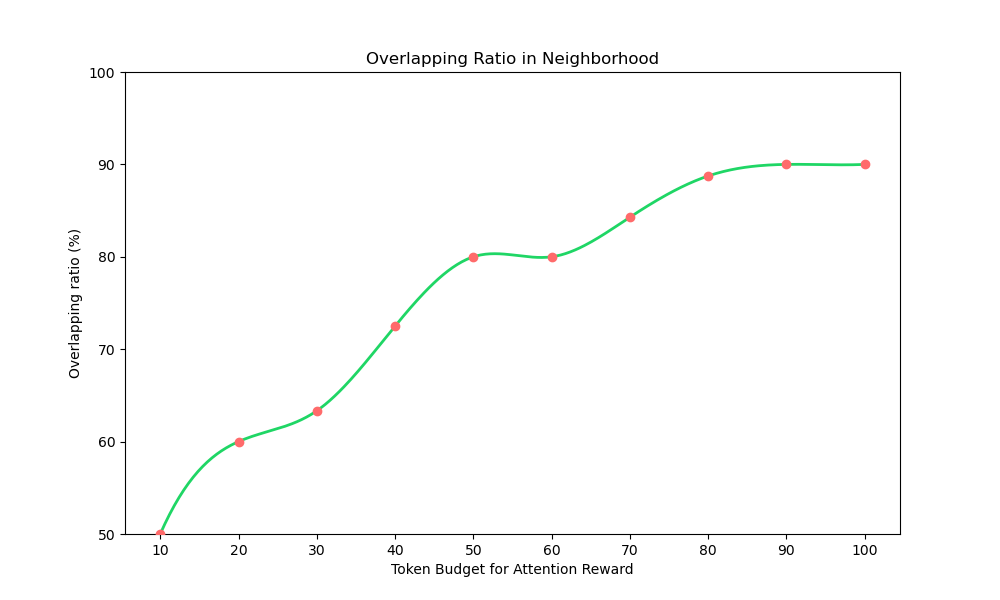

This figure's Python source:
import numpy as np
import matplotlib.pyplot as plt
from scipy.interpolate import make_interp_spline

# Input and Output data
input_data = np.array([10, 20, 30, 40, 50, 60, 70, 80, 90, 100])
output_data = np.array([5, 12, 19, 29, 40, 48, 59, 71, 81, 90])

# Calculate the percentage
percentage = (output_data / input_data) * 100

# Create a smooth curve
xnew = np.linspace(input_data.min(), input_data.max(), 300)  # 300 points for smoothness
spl = make_interp_spline(input_data, percentage, k=3)  # Cubic spline interpolation
ynew = spl(xnew)

# Create the plot
plt.figure(figsize=(10, 6))
plt.plot(xnew, ynew, color='#1FD665', linewidth=2)
plt.scatter(input_data, percentage, color='#FF6B6B', zorder=5)  # Original data points
plt.xlabel('Token Budget for Attention Reward')
plt.ylabel('Overlapping ratio (%)')
plt.title('Overlapping Ratio in Neighborhood')
plt.xticks(input_data)
plt.yticks(range(0, 101, 10))
plt.ylim(50, 100)
plt.savefig('trend.png')
plt.show()
